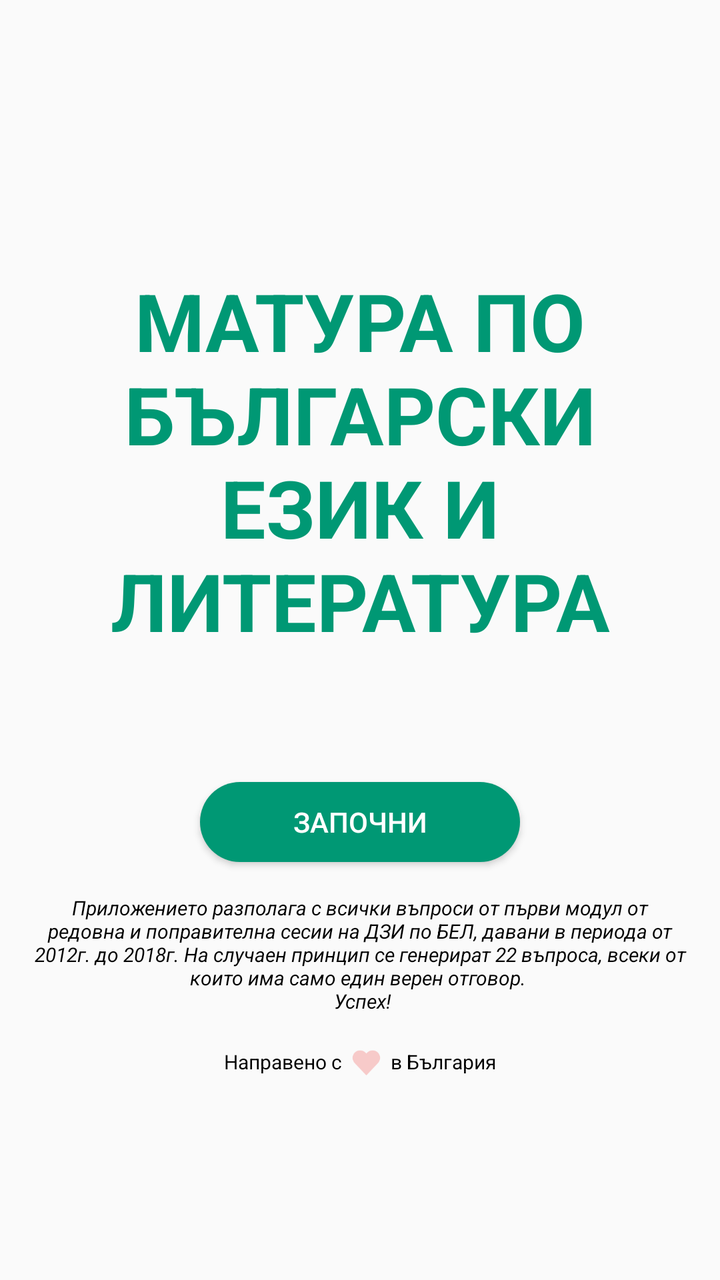
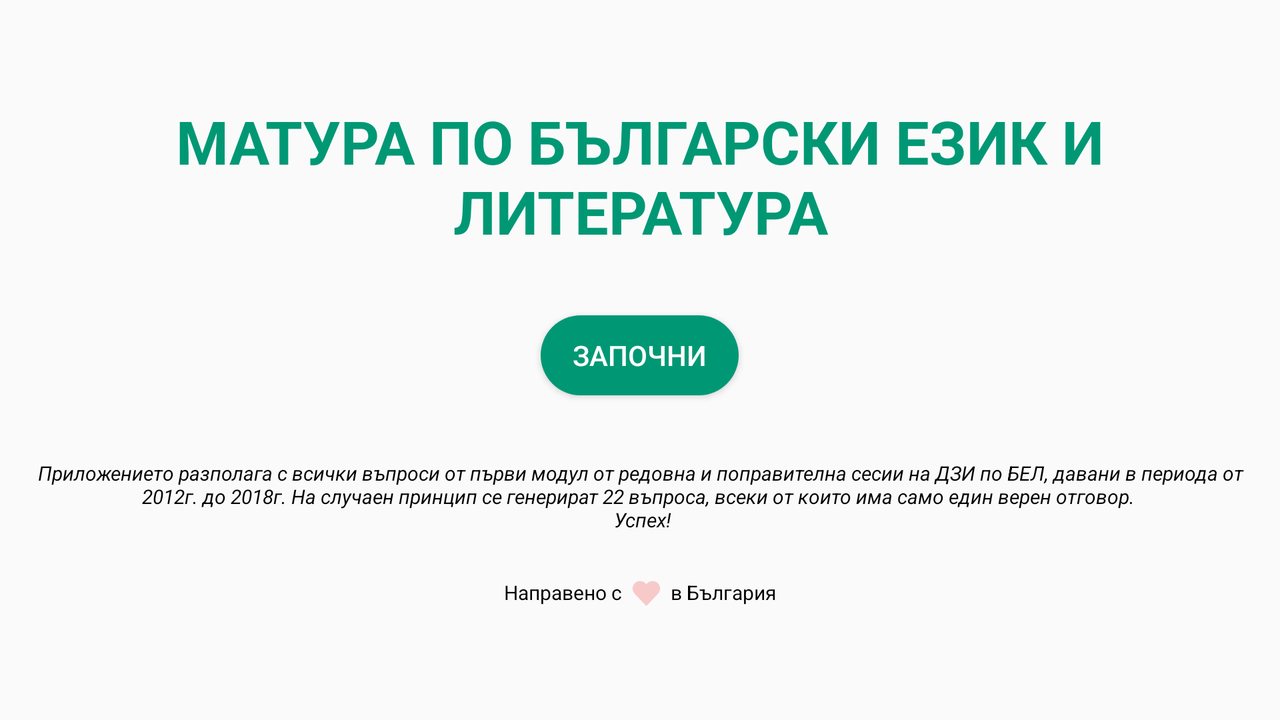

An Android layout and its configuration variant, each rendered on a device that would load it. The default file and the variant file are quoted in full after the pictures.
<!-- AndroidManifest.xml: application theme Theme.AppCompat.Light -->
<!-- res/layout/activity_home.xml -->
<?xml version="1.0" encoding="utf-8"?>
<RelativeLayout
    xmlns:android="http://schemas.android.com/apk/res/android"
    xmlns:app="http://schemas.android.com/apk/res-auto"
    android:layout_width="fill_parent"
    android:layout_height="fill_parent"
    android:gravity="center_vertical"
    android:orientation="vertical">

    <LinearLayout
        android:layout_width="match_parent"
        android:layout_height="wrap_content"
        android:orientation="vertical"
        android:layout_centerVertical="true"
        android:layout_alignParentLeft="true"
        android:layout_alignParentStart="true">


        <TextView
            android:id="@+id/quiz"
            android:layout_width="match_parent"
            android:layout_height="wrap_content"

            android:layout_margin="32dp"
            android:text="@string/title"
            android:textAlignment="center"
            android:textColor="@color/colorPrimary"
            android:textSize="40sp"
            android:textStyle="bold"/>


        <LinearLayout
            android:id="@+id/basic"
            android:layout_width="match_parent"
            android:layout_height="match_parent"
            android:layout_margin="16dp"
            android:orientation="vertical">

            <Button
                android:id="@+id/launch"
                android:layout_width="160dp"
                android:layout_height="40dp"
                android:layout_gravity="center"
                android:layout_margin="16dp"
                android:background="@drawable/emerald_background"
                android:gravity="center"
                android:text="@string/start"
                android:textColor="@color/white"/>

            <TextView
                android:id="@+id/app_logic"
                android:layout_width="wrap_content"
                android:layout_height="wrap_content"
                android:text="@string/description"
                android:textAlignment="center"
                android:textColor="?android:attr/colorForeground"
                android:textSize="10sp"
                android:textStyle="italic"/>

        </LinearLayout>

        <LinearLayout
            android:id="@+id/made"
            android:layout_width="match_parent"
            android:layout_height="match_parent"
            android:gravity="center"
            android:orientation="horizontal"
            >

            <TextView
                android:id="@+id/left_of_heart"
                android:layout_width="wrap_content"
                android:layout_height="wrap_content"
                android:text="@string/made_in"
                android:textColor="?android:attr/colorForeground"
                android:textSize="10sp"/>

            <ImageView
                android:layout_width="15dp"
                android:layout_height="15dp"
                android:src="@mipmap/heart"
                android:contentDescription="heart"/>

            <TextView
                android:id="@+id/right_of_heart"
                android:layout_width="wrap_content"
                android:layout_height="wrap_content"
                android:text="@string/Bulgaria"
                android:textColor="?android:attr/colorForeground"
                android:textSize="10sp"/>
        </LinearLayout>
    </LinearLayout>

</RelativeLayout>
<!-- resources referenced by this layout -->
<resources>
  <color name="colorPrimary">#009874</color>
  <color name="white">#ffffff</color>
  <!-- drawable emerald_background (drawable) -->
  <shape xmlns:android="http://schemas.android.com/apk/res/android"
         android:shape="rectangle" >
      <solid
          android:color="@color/colorPrimary" />
  
      <corners
          android:radius="30dip"/>
  </shape>
  <!-- mipmap heart: png bitmap (mipmap-hdpi, 1450 bytes) -->
  <string name="Bulgaria">\   в България</string>
  <string name="description">Приложението разполага с всички въпроси от първи модул от редовна и поправителна сесии на ДЗИ по БЕЛ, давани в периода от 2012г. до 2018г. На случаен принцип се генерират 22 въпроса, всеки от които има само един верен отговор. \n Успех!</string>
  <string name="made_in">Направено с \   </string>
  <string name="start">ЗАПОЧНИ</string>
  <string name="title">МАТУРА ПО БЪЛГАРСКИ ЕЗИК И ЛИТЕРАТУРА</string>
</resources>
<!-- res/layout-land/activity_home.xml (the author's variant of the layout above) -->
<!-- drawn on the phone turned sideways -->
<?xml version="1.0" encoding="utf-8"?>
<LinearLayout
    xmlns:android="http://schemas.android.com/apk/res/android"
    android:layout_width="match_parent"
    android:layout_height="match_parent"
    android:gravity="center_vertical"
    android:orientation="vertical">

    <TextView
        android:id="@+id/textView3"
        android:layout_width="match_parent"
        android:layout_height="wrap_content"

        android:layout_margin="16dp"
        android:text="@string/title"
        android:textAlignment="center"
        android:textColor="@color/colorPrimary"
        android:textSize="30sp"
        android:textStyle="bold"/>

    <Button
        android:id="@+id/launch"
        android:layout_width="wrap_content"
        android:layout_height="40dp"
        android:layout_gravity="center"
        android:layout_margin="16dp"
        android:background="@drawable/emerald_background"
        android:gravity="center"
        android:paddingLeft="16dp"
        android:paddingRight="16dp"
        android:text="@string/start"
        android:textColor="@android:color/background_light"/>

    <TextView
        android:id="@+id/app_logic"
        android:layout_width="match_parent"
        android:layout_height="wrap_content"
        android:layout_margin="16dp"
        android:text="@string/description"
        android:textAlignment="center"
        android:textColor="?android:attr/colorForeground"
        android:textSize="10sp"
        android:textStyle="italic"/>

    <LinearLayout
        android:id="@+id/made"
        android:layout_width="match_parent"
        android:layout_height="wrap_content"
        android:layout_marginBottom="16dp"
        android:gravity="center"
        android:orientation="horizontal"
        android:padding="6dp">

        <TextView
            android:id="@+id/left_of_heart"
            android:layout_width="wrap_content"
            android:layout_height="wrap_content"
            android:text="@string/made_in"
            android:textColor="?android:attr/colorForeground"
            android:textSize="10sp"/>

        <ImageView
            android:layout_width="15dp"
            android:layout_height="15dp"
            android:src="@mipmap/heart"/>

        <TextView
            android:id="@+id/right_of_heart"
            android:layout_width="wrap_content"
            android:layout_height="wrap_content"
            android:text="@string/Bulgaria"
            android:textColor="?android:attr/colorForeground"
            android:textSize="10sp"/>
    </LinearLayout>
</LinearLayout>
<!-- resources referenced by the variant -->
<!-- as the phone turned sideways resolves them -->
<resources>
  <color name="colorPrimary">#009874</color>
  <!-- drawable emerald_background (drawable) -->
  <shape xmlns:android="http://schemas.android.com/apk/res/android"
         android:shape="rectangle" >
      <solid
          android:color="@color/colorPrimary" />
  
      <corners
          android:radius="30dip"/>
  </shape>
  <!-- mipmap heart: png bitmap (mipmap-hdpi, 1450 bytes) -->
  <string name="Bulgaria">\   в България</string>
  <string name="description">Приложението разполага с всички въпроси от първи модул от редовна и поправителна сесии на ДЗИ по БЕЛ, давани в периода от 2012г. до 2018г. На случаен принцип се генерират 22 въпроса, всеки от които има само един верен отговор. \n Успех!</string>
  <string name="made_in">Направено с \   </string>
  <string name="start">ЗАПОЧНИ</string>
  <string name="title">МАТУРА ПО БЪЛГАРСКИ ЕЗИК И ЛИТЕРАТУРА</string>
</resources>
